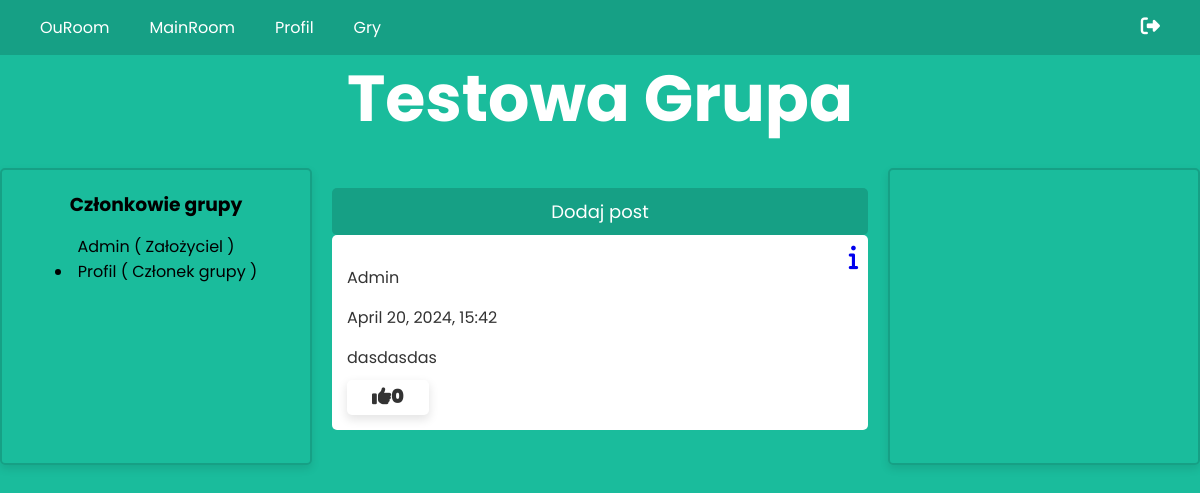
Page /ouroom/group/2 on the earlier database version.
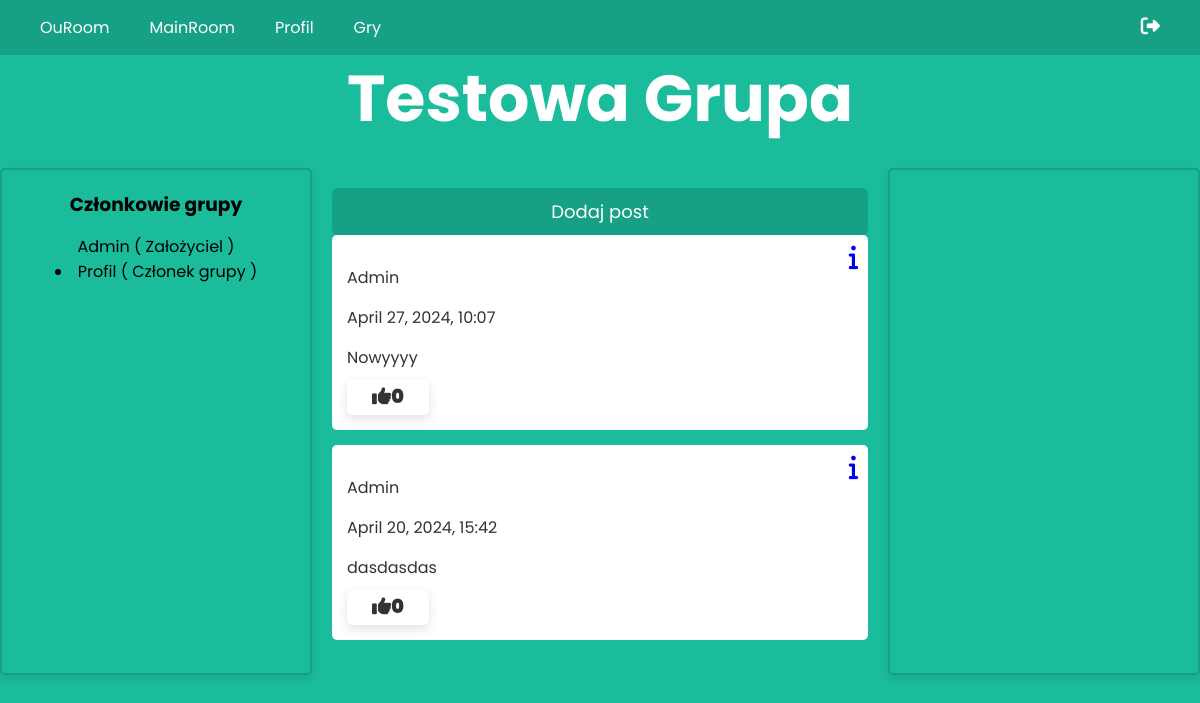
Same page on the later database version.
### rooms/models.py (models this page shows, shortened)
class GroupMembers(models.Model):
    group = models.ForeignKey(Group, on_delete=models.CASCADE, related_name='membership')
    user = models.ForeignKey(settings.AUTH_USER_MODEL, on_delete=models.CASCADE, related_name='group_membership')
    role = models.TextField(max_length=30, default='Członek grupy')
    time_release = models.DateTimeField(default=timezone.now)
    def __str__(self):
        return f'{self.user.username} należy do {self.group.name}'

class Post(models.Model):
    author = models.ForeignKey(settings.AUTH_USER_MODEL, on_delete=models.CASCADE)
    time_release = models.DateTimeField(default=timezone.now)
    content = models.TextField()
    image = models.ImageField(null=True, blank=True, upload_to='images/')
    like = models.ManyToManyField(settings.AUTH_USER_MODEL, related_name='post_like', blank=True)
    group = models.ForeignKey(Group, on_delete=models.CASCADE, blank=True, null=True, related_name='group_post')
    class Meta:
        ordering = ['-time_release']
    def get_absolute_url(self):
        return reverse('post_detail', kwargs={'pk': self.pk}) #Generate full url

### accounts/models.py (models this page shows)
class CustomUser(AbstractUser):
    email = models.EmailField(blank=False, null=False,unique=True)

### rooms/views.py (the view, shortened to what this page needs)
# urls.py: path('ouroom/group/<int:group_id>', views.GroupDetailView.as_view(), name='group_detail'),
class GroupDetailView(DetailView):
    model = Group
    context_object_name = 'group'
    template_name = 'rooms/group_detail.html'
    pk_url_kwarg = 'group_id' # Change pk to group_id in url
    def get_object(self, queryset=None):
        group_id = self.kwargs.get(self.pk_url_kwarg)
        self.object = get_object_or_404(Group, id=group_id)
        return self.object
    def get_context_data(self, **kwargs):
        context = super().get_context_data(**kwargs)
        context['form'] = AddGroupMemberForm(group_id=self.object.id)
        context['members'] = GroupMembers.objects.filter(group=self.object) #Download all members
        context['post_list'] = Post.objects.filter(group=self.object)
        print(context)
        print('dupa')
        return context

### rooms/models.py (called while the page is built)
    def __str__(self):
        return self.name

### rooms/templates/rooms/group_detail.html (shortened to what this page needs)
{% extends "rooms/mainroom.html" %}
{% block content %}
<h1>{{ object.name }}</h1>
<div class="container">
    <div class="left-container">
        <h3>Członkowie grupy</h3>
        <p>{{ object.author }} ( Założyciel )</p>
        {% for member in members %}
            <li>
            {{ member.user.username }} ( {{ member.role }} ) {% if request.user == member.user or request.user == group.author %} <a href="{% url 'member_delete' group.id member.id %}"><i class="fa fa-trash"></i></a> {% endif %}
        {% endfor %}
    </div>
    <div class="center-container">
        <a href="{% url 'group_post' group.pk %}" class="submit-style">Dodaj post</a>
        {% for post in post_list %}
            <article class="media content-section">
                <a href="{{ post.get_absolute_url }}" class="post-link"><i class="fa-solid fa-info"></i></a>
                <p>{{ post.author }}</p>
                <p>{{ post.time_release|date:"F d, Y, H:i" }}</p>
                <p>{{ post.content }}</p>
                <form method="POST" action="{% url 'post_like' post.pk %}" class="like-form" data-post-id="{{ post.pk }}">
                    <button type="submit" value="{{ post.pk }}">
                        <i id="like-icon-{{ post.pk }}" class="{% if request.user in post.like.all %}fa-regular{% else %}fa-solid{% endif %} fa-thumbs-up"><span id="like-count-{{ post.pk }}">{{ post.like.all.count }} </span></i>
                    </button>
                </form>
            </article>
        {% endfor %}
    </div>
    <div class="right-container">
    </div>
</div>
{% endblock content %}

Differences in the rows shown:
added Post: author "Admin", time_release "April 27, 2024, 10:07", content "Nowyyyy", like.all.count "0"
